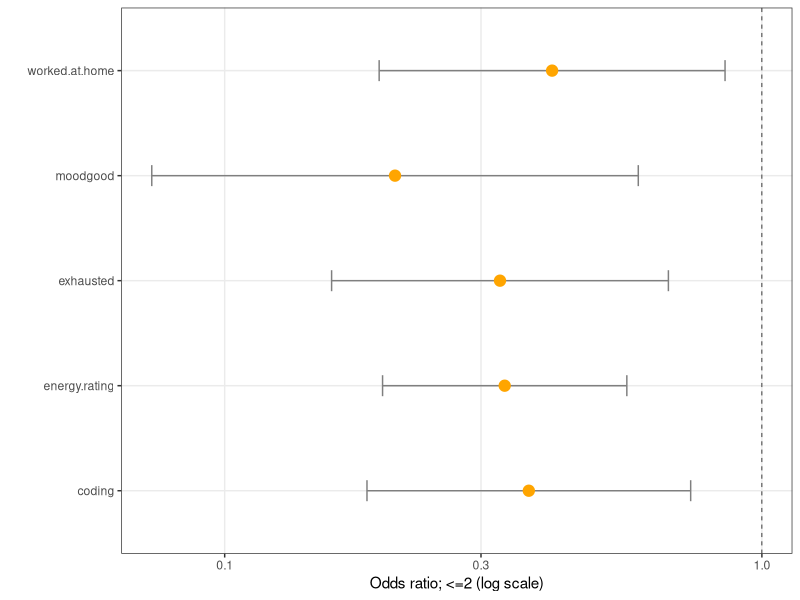
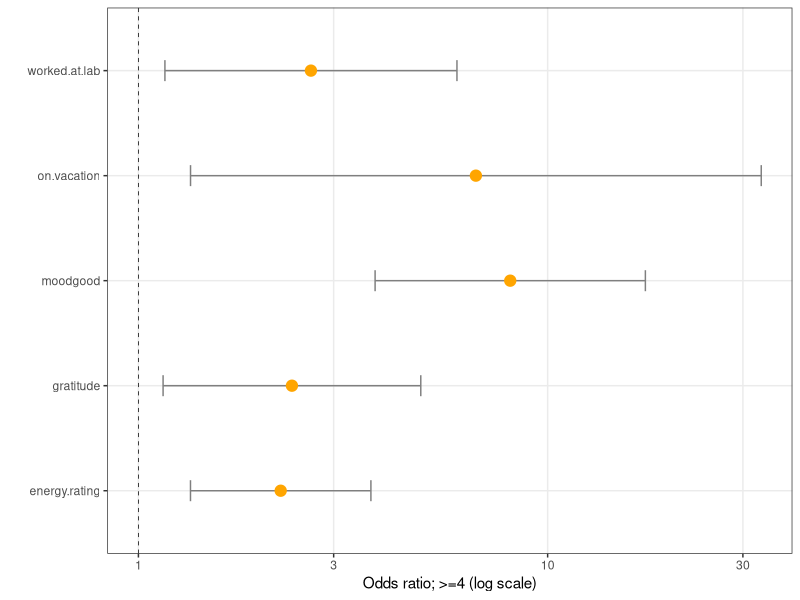

Recreate these plots in R, in order.
## ---- chunk 1
set.seed(6666)
library(knitr)
library(tidyverse)
library(caret)
library(nnet)
library(reshape2)
# library(Hmisc)
classes <- c('Date', 'numeric', replicate(9, 'logical'), 'numeric', replicate(5, 'logical'),
             'factor', replicate(7, 'logical'), 'numeric', replicate(17, 'logical'))
self.data <- read.csv(file = "data/self_data-subset-INST462.csv", colClasses = classes) %>%
  dplyr::select(-worked.at.library, -productive.day, -Date, -MITs.done, -ate.near.bedtime,
                -read.in.bed, -used.phone.in.bed, -took.morning.meds, -took.evening.meds) %>%
  mutate(productivity.rating = factor(productivity.rating)) %>%
  mutate(productivity.rating = fct_collapse(productivity.rating, '<=2' = c('1', '2'), '>=4' = c('4', '5'))) %>%
  mutate(productivity.rating = relevel(productivity.rating, ref = '3')) %>%
  mutate(mood = relevel(mood, ref = 'neutral')) %>%
  na.omit()

n.by.var <-
  self.data %>%
  mutate(moodgood = mood == 'good', moodsad = mood == 'sad', energy.rating = 1) %>%
  select(-mood, -productivity.rating) %>%
  summarize_all(sum) %>%
  unlist()

vars.with.variance <-
  c(n.by.var[n.by.var > 20 & n.by.var < nrow(self.data) - 20], n.by.var['energy.rating'])

vars.with.enough.variance.actual.colnames <-
  c(names(vars.with.variance)[!(names(vars.with.variance) %in% c('moodgood', 'moodsad'))],
    'productivity.rating',
    'mood')

self.data.vars.with.variance <-
  self.data %>%
  select_at(vars.with.enough.variance.actual.colnames)

train.indices <- sample(seq_len(nrow(self.data.vars.with.variance)),
                        size = floor(0.75 * nrow(self.data.vars.with.variance)))
train.data <- self.data.vars.with.variance[train.indices,]
test.data <- self.data.vars.with.variance[-train.indices,]
## ---- chunk 2
# reference: http://amunategui.github.io/multinomial-neuralnetworks-walkthrough/
totalAccuracy <- c()
cv <- 10
cvDivider <- floor(nrow(self.data.vars.with.variance) / (cv + 1))

for (cv in seq(1:cv)) {
  train.indices <- sample(seq_len(nrow(self.data.vars.with.variance)),
                          size = floor(0.75 * nrow(self.data.vars.with.variance)))
  dataTrain <- self.data.vars.with.variance[train.indices,]
  dataTest <- self.data.vars.with.variance[-train.indices,]

  prodModel <- multinom(productivity.rating ~ ., data = dataTrain, maxit = 1000, trace = FALSE)

  pred <- predict(prodModel, newdata = dataTest, type = "class")

  #  classification error
  cv_ac <- postResample(dataTest$productivity.rating, pred)[[1]]
  # print(paste('Current Accuracy:', cv_ac, 'for CV:', cv))
  totalAccuracy <- c(totalAccuracy, cv_ac)
}
mean(totalAccuracy)

preds <- predict(prodModel, type = "class", newdata = dataTest)
postResample(dataTest$productivity.rating, preds)
confusionMatrix(table(dataTest$productivity.rating, preds))[c('overall', 'table')]
## ---- chunk 3
# summary(test)
z <- summary(prodModel)$coefficients/summary(prodModel)$standard.errors
# 2-tailed z test
p <- (1 - pnorm(abs(z), 0, 1)) * 2

# variables with a significant result
library(stringr)
sig.vars <-
  melt(p, value.name = 'p') %>%
  filter(p < 0.05, Var2 != '(Intercept)') %>%
  distinct(Var2) %>%
  pull()
sig.vars.orig.names <- str_remove(str_remove(str_remove(sig.vars, 'TRUE'), 'good'), 'sad')

# exp(coef(prodModel)) gives relative risk (also called odds), i.e., the ratio of the probability of
# choosing one outcome category over the probability of choosing the baseline category
# exp(coef(prodModel))
sig.odds <- data.frame(exp(coef(prodModel))[,sig.vars])

# (exp(coef(prodModel)) - 1)*100 gives the percent change in the odds for a one unit increase in the
# independent variable -- "for a one point increase in energy rating, we see an 88% increase in the
# odds of having a productivity rating of >=4 compared to a productivity rating of 3."
# (exp(coef(prodModel)) - 1)*100
# ((exp(coef(prodModel)) - 1)*100)[,sig.vars]

sig.cis <- confint(prodModel)[sig.vars,,]
dimnames(sig.cis)[[1]] <- str_remove(dimnames(sig.cis)[[1]], 'TRUE')

sig.p <- data.frame(p[,sig.vars])
names(sig.p) <- unname(sapply(str_remove(sig.vars, 'TRUE'), paste0, '-p.value'))
names(sig.odds) <- unname(sapply(str_remove(sig.vars, 'TRUE'), paste0, '-odds'))
sig.odds.and.p <- cbind(sig.odds, sig.p)
sig.odds.and.p <-
  sig.odds.and.p[, order(names(sig.odds.and.p), decreasing = FALSE)] %>%
  rownames_to_column(var = 'productivity.rating')

kable(
  sig.odds.and.p %>%
    gather(key, value, -productivity.rating) %>%
    extract(key, c('variable', 'stat'), '([[:alpha:].]+)-([[:alpha:].]+)') %>%
    spread(stat, value) %>%
    filter(p.value < 0.05) %>%
    select(variable, productivity.rating, odds, p.value) %>%
    mutate(n = n.by.var[variable]) %>%
    arrange(variable),
  digits = 3,
  align = 'l'
)
## ---- chunk 4
# adapted from: http://www.jscarlton.net/post/2015-10-24VisualizingLogistic/
xs <- c('<=2' = 1, '>=4' = 2)
df <-
  sig.odds.and.p %>%
  gather(key, value, -productivity.rating) %>%
  extract(key, c('variable', 'stat'), '([[:alpha:].]+)-([[:alpha:].]+)') %>%
  spread(stat, value) %>%
  filter(p.value < 0.05) %>%
  select(variable, productivity.rating, odds, p.value) %>%
  filter(productivity.rating == '<=2') %>%
  mutate(n = n.by.var[variable],
         lb = exp(sig.cis[variable, '2.5 %', '<=2']),
         ub = exp(sig.cis[variable, '97.5 %', '<=2'])) %>%
  arrange(variable) %>%
  filter(variable != 'moodsad')

ggplot(df, aes(x = odds, y = variable)) +
  geom_vline(aes(xintercept = 1), size = .25, linetype = "dashed") +
  geom_errorbarh(aes(xmax = ub, xmin = lb), size = .5, height = .2, color = "gray50") +
  geom_point(size = 3.5, color = "orange") +
  theme_bw() +
  theme(panel.grid.minor = element_blank()) +
  # scale_y_continuous(breaks = nrow(df):1, labels = df$variable) +
  # scale_x_continuous(breaks = seq(0,7,1) ) +
  # coord_trans(x = "log10") +
  # scale_x_log10(labels = function(x) { format(x, digits = 3, scientific = FALSE)}) +
  scale_x_log10() +
  ylab("") +
  xlab("Odds ratio; <=2 (log scale)")
  # facet_grid(. ~ productivity.rating)
  # annotate(geom = "text", y = 1.1, x = 3.5, label = "Model p < 0.001\nPseudo R^2 = 0.10", size = 3.5, hjust = 0)
  # ggtitle("Intention to remove box turtles from the road")


df <-
  sig.odds.and.p %>%
  gather(key, value, -productivity.rating) %>%
  extract(key, c('variable', 'stat'), '([[:alpha:].]+)-([[:alpha:].]+)') %>%
  spread(stat, value) %>%
  filter(p.value < 0.05) %>%
  select(variable, productivity.rating, odds, p.value) %>%
  filter(productivity.rating == '>=4') %>%
  mutate(n = n.by.var[variable],
         lb = exp(sig.cis[variable, '2.5 %', '>=4']),
         ub = exp(sig.cis[variable, '97.5 %', '>=4'])) %>%
  arrange(variable) %>%
  filter(variable != 'moodsad')

ggplot(df, aes(x = odds, y = variable)) +
  geom_vline(aes(xintercept = 1), size = .25, linetype = "dashed") +
  geom_errorbarh(aes(xmax = ub, xmin = lb), size = .5, height = .2, color = "gray50") +
  geom_point(size = 3.5, color = "orange") +
  theme_bw() +
  theme(panel.grid.minor = element_blank()) +
  # scale_y_continuous(breaks = nrow(df):1, labels = df$variable) +
  # scale_x_continuous(breaks = seq(0,7,1) ) +
  # coord_trans(x = "log10") +
  # scale_x_log10(labels = function(x) { format(x, digits = 3, scientific = FALSE)}) +
  scale_x_log10() +
  ylab("") +
  xlab("Odds ratio; >=4 (log scale)")
  # facet_grid(. ~ productivity.rating)
  # annotate(geom = "text", y = 1.1, x = 3.5, label = "Model p < 0.001\nPseudo R^2 = 0.10", size = 3.5, hjust = 0)
  # ggtitle("Intention to remove box turtles from the road")


## ---- chunk 5
# # https://stats.idre.ucla.edu/r/dae/ordinal-logistic-regression/
# library(MASS)
# ## fit ordered logit model and store results 'm'
# m <- polr(productivity.rating ~ ., data = self.data, Hess = TRUE)
# 
# ## view a summary of the model
# summary(m)
# 
# (ctable <- coef(summary(m)))
# 
# ## calculate and store p values
# p <- pnorm(abs(ctable[, "t value"]), lower.tail = FALSE) * 2
# 
# ## combined table
# (ctable <- cbind(ctable, "p value" = round(p, digits = 3)))
# 
# p.coeff <- p[names(m$coefficients)]
# significant.estimators <- names(p.coeff[p.coeff < 0.05])
# 
# (ci <- confint(m)) # default method gives profiled CIs
# 
# confint.default(m) # CIs assuming normality
# 
# ## odds ratios
# exp(coef(m)[significant.estimators])
# 
# ## OR and CI
# exp(cbind(OR = coef(m), ci))
# 
# sf <- function(y) {
#   c('Y>=1' = qlogis(mean(y >= 1)),
#     'Y>=2' = qlogis(mean(y >= 2)),
#     'Y>=3' = qlogis(mean(y >= 3)),
#     'Y>=4' = qlogis(mean(y >= 4)),
#     'Y>=5' = qlogis(mean(y >= 5)))
# }
# # (s <- with(self.data, summary(as.formula(paste('as.numeric(productivity.rating) ~',
# #                                                paste(significant.estimators, collapse = ' + ')), fun = sf)))
# (s <- with(self.data,
#            summary(as.numeric(productivity.rating) ~ coding + energy.rating + exhausted + mood +
#                      slept.in + went.to.class + worked.at.home + worked.at.lab,
#                    fun = sf)))
# 
# s[, 6] <- s[, 6] - s[, 5]
# s[, 5] <- s[, 5] - s[, 4]
# s[, 4] <- s[, 4] - s[, 3]
# s[, 3] <- s[, 3] - s[, 3]
# s
# 
# plot(s, which = 1:5, xlab = 'logit', main = ' ', xlim = range(s[,3:6], finite = TRUE))
# 
# library(brant)
# brant(m, by.var = TRUE)
# 
# data = MASS::survey
# data$Smoke = ordered(MASS::survey$Smoke, levels = c("Never","Occas","Regul","Heavy"))
# model1 = MASS::polr(Smoke ~ Sex + Height, data = data, Hess = TRUE)
# brant(model1)
